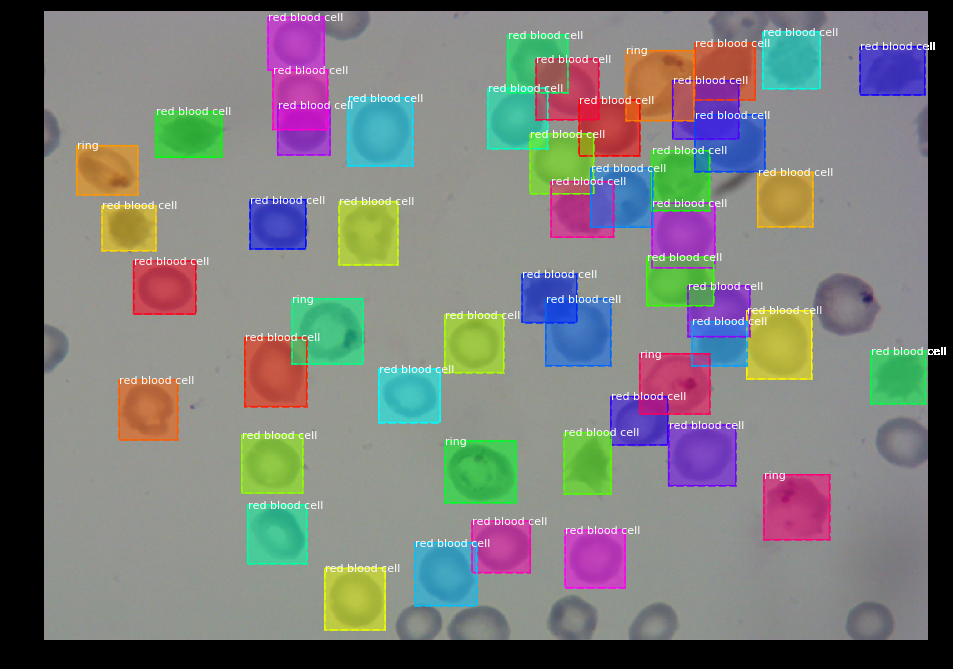
#> input picture rgb.png, 953 x 669 px
$ python 'Auto thresholding using color images.py'
#> lines starting #> are read from the running program, lines starting #| are printed output that depends on the picture; after the words box and inside, x2 and y2 are one past the last pixel; in counts of white or black regions, pixels touching at a corner belong together
# -*- coding: utf-8 -*-
"""
Created on Sun Mar 13 12:24:24 2022

@author: Hp
"""


import cv2
from matplotlib import pyplot as plt
import numpy as np
from skimage.filters import threshold_multiotsu
img = cv2.imread("rgb.png",0)
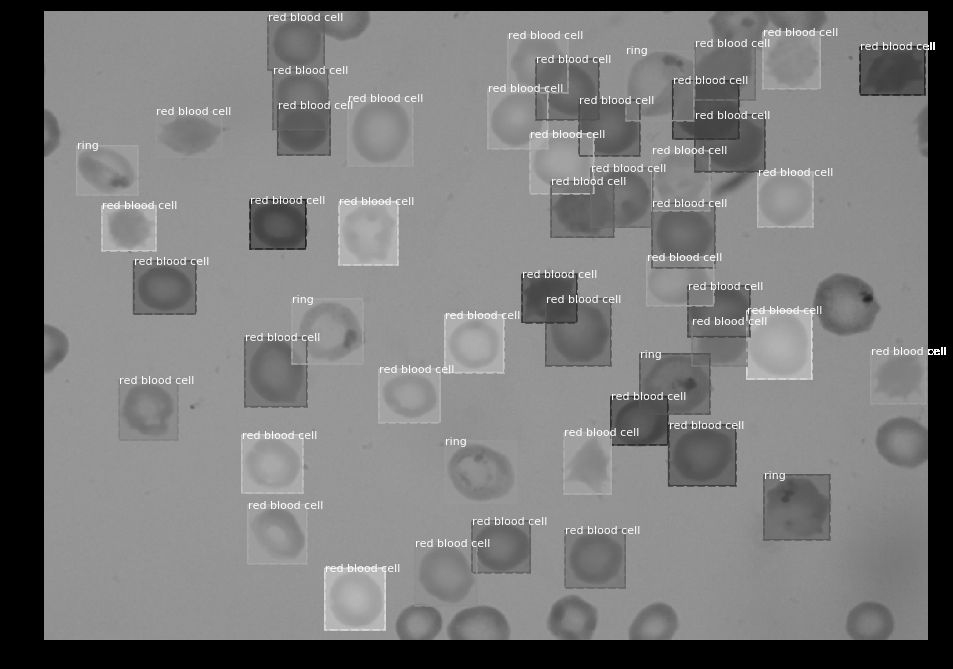
#> img: shape (669, 953); min 0, max 255, mean 122.3

#plt.imshow(img)
#plt.hist(img.flat , bins=100 , range=(0,255))
#plt.show()


#yeh area hum es liye select kr rhy hain ta k es main hum colors fill kr sakain

region1 = (img >=0 ) & (img <= 75)     #0-75 area hum ny apni marzi sy area select kiya graph ko dekhty howy phr us k bad region 1 main store kr diya
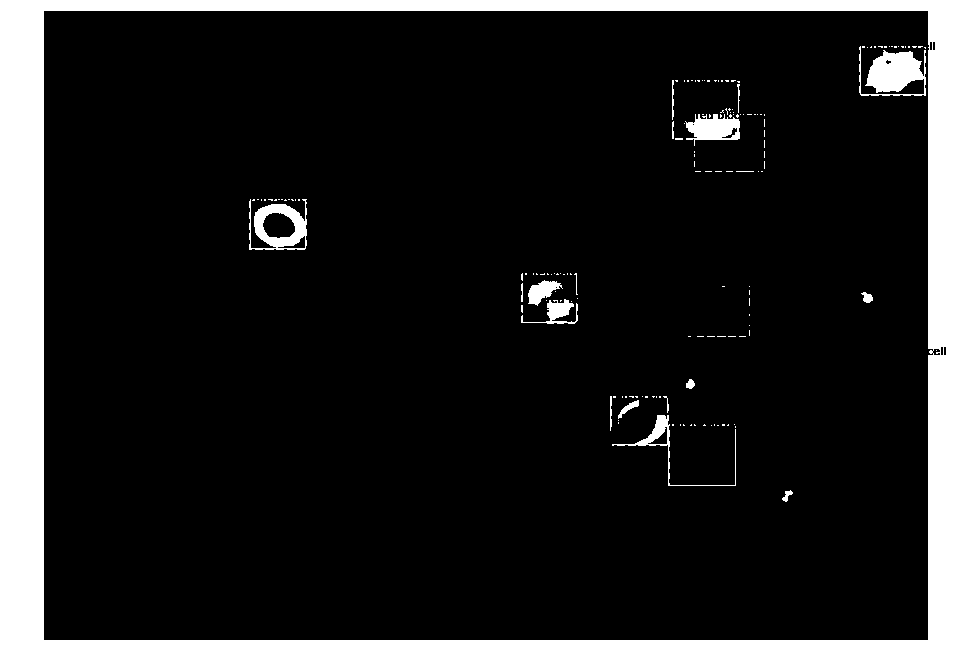
#> region1: shape (669, 953) bool; 13.9% white; 156 white regions (138 under 20 px), largest, box (x1, y1, x2, y2) and area: (0, 0, 953, 669) 81404, (859, 46, 926, 96) 1964, (249, 199, 307, 250) 1422
region2 = (img >75) & (img <= 140)    #76-140
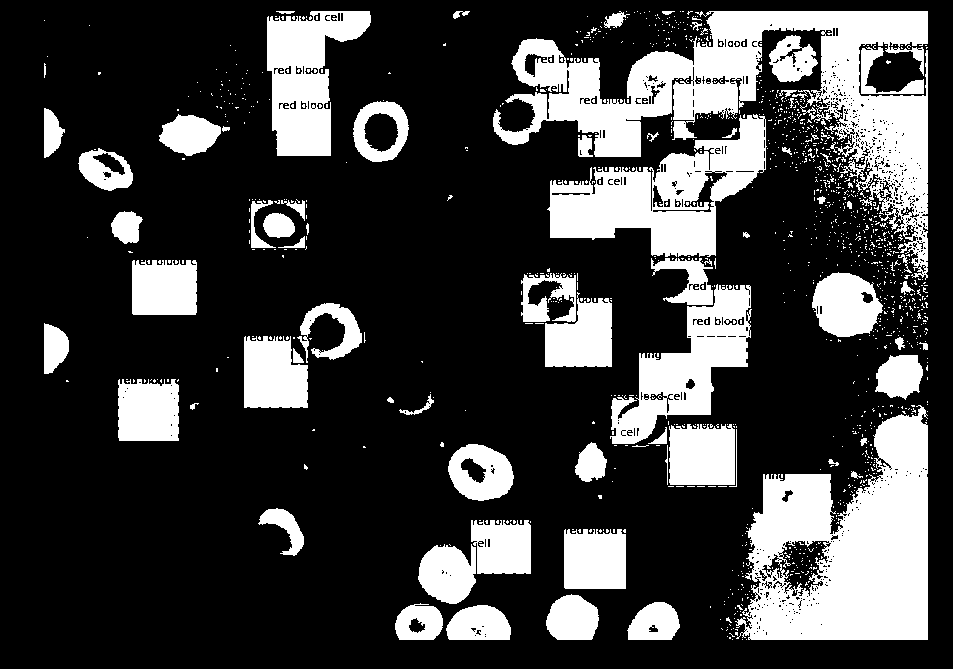
#> region2: shape (669, 953) bool; 24.8% white; 1292 white regions (1218 under 20 px), largest, box (x1, y1, x2, y2) and area: (493, 11, 928, 280) 33618, (735, 405, 928, 640) 28223, (547, 114, 767, 257) 14327
region3 = (img >140)&(img <=200)   #141-200
#> region3: shape (669, 953) bool; 60% white; 1153 black regions (1074 under 20 px), largest, box (x1, y1, x2, y2) and area: (0, 0, 953, 669) 206337, (521, 268, 614, 367) 6612, (418, 517, 533, 604) 5726
region4 = (img > 200)&(img <=255)    #201-255
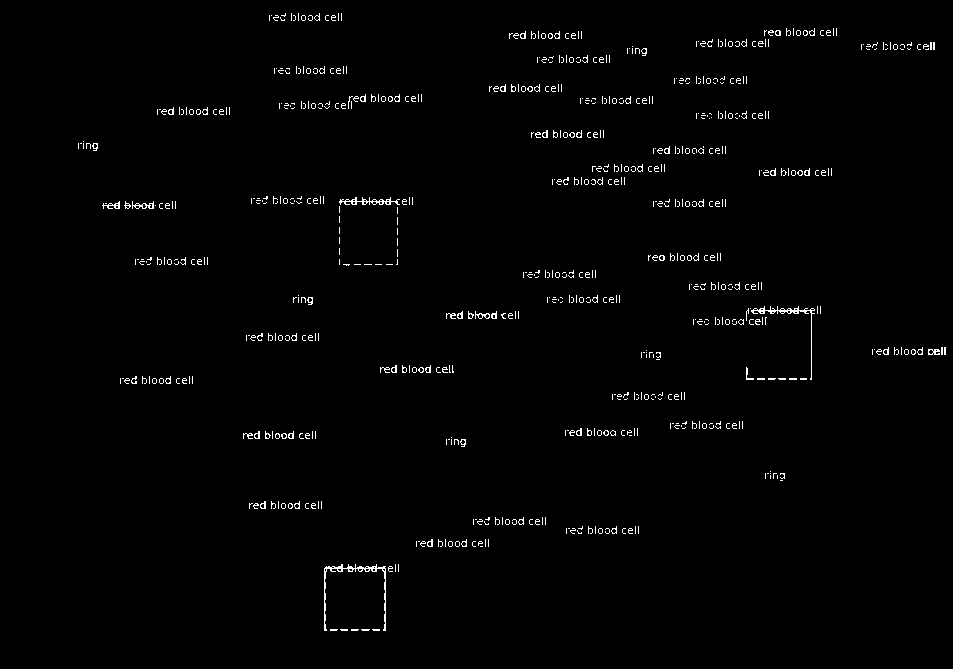
#> region4: shape (669, 953) bool; 1.3% white in thin lines or dots, all inside (x1, y1, x2, y2) = (78, 13, 946, 631)


region = np.zeros((img.shape[0] , img.shape[1] , 3))   #matrix ki sari values zero kr dain gy       #(669, 953 , 3) humm ny pehly areas wise values select kr k pictures sy variabls main store kr dii Q k hum ny us main colors fill krny thy phr us k es liye pehly hummy img ki sari values ko zero krna pry ga es liye hum ny shape ko zero kiya(0 , 0 , 0) yeh es trah zero ho jain gy x , y ,3 channels sub zero ho jay ga


region[region1] = (1,0,0)    #es main ny region1 main jo area select kiya howa tha us area main  jo region picture jo clean ki thi us main (1,0,0) ka matlab red color fill kr dain r, g, b
region[region2] = (0,1,0)     #es main ny region2 main jo area select kiya howa tha us area main  jo region picture jo clean ki thi us main (0,1,0) ka matlab green color fill kr dain r, g, b
region[region3] = (0,0,1)      #es main ny region3 main jo area select kiya howa tha us area main  jo region picture jo clean ki thi us main (0,0,1) ka matlab blue color fill kr dain r, g, b
region[region4] = (1,1,0)      #es main ny region1 main jo area select kiya howa tha us area main  jo region picture jo clean ki thi us main (1,1,0) ka matlab yellow color fill kr dain r, g, b

#plt.hist(region.flat , bins=100 , range=(0,255))

#plt.imshow(region)    #es main hum color change hoe picture ko show krain gy k jin different region main hum ny clean kr k area wise selection kr k colors fill kiye thy
plt.show()


#Auto Thresholding
# auto threholding ka matlab yeh ha k yeh area auto select kry ga phr agr hum khud area select krain gy to hum main masla ho sakta ha matlab k hum ny area sahi trah divide na kiya hoo lakin auto thresh holding main yeh nai hota
#auto thresholding k liye hum library threshold_multiotsu use krty hain


thresholds = threshold_multiotsu(img , classes = 4)               # classes=4 ka matlab k hum ny 1 img ko 4 hiso main divide kiya or threshold waly variable main store kr diya
#> thresholds = [51, 124, 178]
# IMP    " wesy to 1 line 51 main jo procedure how ha us sy hamari auto threshold complte to ho jati ha lain us k color achy nai hoty agr hum apni marzi sy colors fill krna chahty hain to phr neechay wala sara procedure kry hain means area select krty hain phr image ko clean krty hain phr select kiye area main colors fill krty hain wagera wagera......................


regionss = np.digitize(img , bins= thresholds)     #wo jo image ko 4 hison main divide kiya tha usko digitize wala np ka function use kr usko  0,1,2,3 ki form main regionss main store kr diya
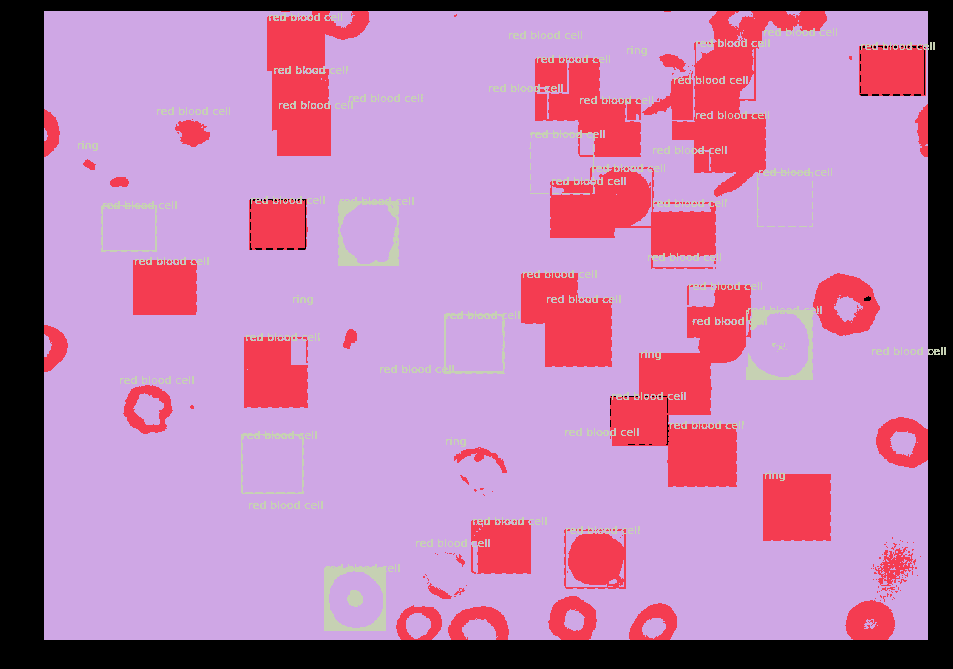
#> regionss: shape (669, 953) int64; 4 distinct labels, from 0 to 3; one colour per label, 0 black
#plt.imshow(regionss)


seg1 = (regionss == 0)         #jahan regionss == 0  hoga usko us area ko seg1 main store kr dy ga yeh wo area ha jo 4 classes banai thi matlab 4 hison main divide kiya tha
#> seg1: shape (669, 953) bool; 12.9% white; 71 white regions (66 under 20 px), largest, box (x1, y1, x2, y2) and area: (0, 0, 953, 669) 81404, (298, 199, 306, 250) 68, (924, 50, 925, 95) 45, (666, 415, 669, 445) 37, (864, 296, 871, 301) 26
seg2 = (regionss == 1)         #jahan regionss == 1  hoga usko us area ko seg1 main store kr dy ga yeh wo area ha jo 4 classes banai thi matlab 4 hison main divide kiya tha
#> seg2: shape (669, 953) bool; 14.7% white; 350 white regions (303 under 20 px), largest, box (x1, y1, x2, y2) and area: (610, 285, 751, 487) 13672, (672, 11, 827, 197) 10313, (267, 11, 370, 156) 8169
seg3 = (regionss == 2)          #jahan regionss == 2  hoga usko us area ko seg1 main store kr dy ga yeh wo area ha jo 4 classes banai thi matlab 4 hison main divide kiya tha
#> seg3: shape (669, 953) bool; 70.1% white; 309 black regions (212 under 20 px), largest, box (x1, y1, x2, y2) and area: (0, 0, 953, 669) 114268, (610, 273, 880, 487) 18949, (530, 55, 721, 269) 16025
seg4 = (regionss == 3)          #jahan regionss == 3  hoga usko us area ko seg1 main store kr dy ga yeh wo area ha jo 4 classes banai thi matlab 4 hison main divide kiya tha
#> seg4: shape (669, 953) bool; 2.3% white; 503 white regions (347 under 20 px), largest, box (x1, y1, x2, y2) and area: (324, 564, 387, 631) 1574, (746, 306, 816, 380) 1498, (338, 197, 401, 266) 1387

from scipy import ndimage as nd

seg1_opened = nd.binary_opening(seg1 , np.ones((3,3)))        #yeh binary opening ka function use kr k seg1 k area main 3*3 k matrix bana kr un saron ko 1 , 1 kr dy ga
#> seg1_opened: shape (669, 953) bool; 12.8% white; 2 white regions, box (x1, y1, x2, y2) and area: (0, 0, 953, 669) 81347, (864, 297, 871, 301) 25
seg1_closed = nd.binary_closing(seg1_opened , np.ones((3,3)))     #jo binary open kr k seg1_opened main store kiya tha usko close krna lazmi hota ha es liye es main hum usko closed krain gy
#> seg1_closed: shape (669, 953) bool; 12.3% white; 2 white regions, box (x1, y1, x2, y2) and area: (1, 1, 952, 668) 78107, (864, 297, 871, 301) 25

seg2_opened = nd.binary_opening(seg2 , np.ones((3,3)))            #yeh binary opening ka function use kr k seg1 k area main 3*# k matrix bana kr un saron ko 1 , 1 kr dy ga
#> seg2_opened: shape (669, 953) bool; 14% white; 70 white regions (26 under 20 px), largest, box (x1, y1, x2, y2) and area: (672, 11, 827, 196) 9488, (267, 11, 369, 156) 7960, (639, 285, 751, 415) 6770
seg2_closed = nd.binary_closing(seg2_opened , np.ones((3,3)))       #jo binary open kr k seg1_opened main store kiya tha usko close krna lazmi hota ha es liye es main hum usko closed krain gy
#> seg2_closed: shape (669, 953) bool; 14.1% white; 38 white regions (3 under 20 px), largest, box (x1, y1, x2, y2) and area: (610, 285, 751, 487) 13476, (644, 11, 827, 196) 11202, (267, 11, 369, 156) 8037

seg3_opened = nd.binary_opening(seg3 , np.ones((3,3)))
#> seg3_opened: shape (669, 953) bool; 69.1% white; 94 black regions (41 under 20 px), largest, box (x1, y1, x2, y2) and area: (0, 0, 953, 669) 134729, (587, 273, 880, 487) 19644, (435, 270, 621, 374) 7741
seg3_closed = nd.binary_closing(seg3_opened , np.ones((3,3)))
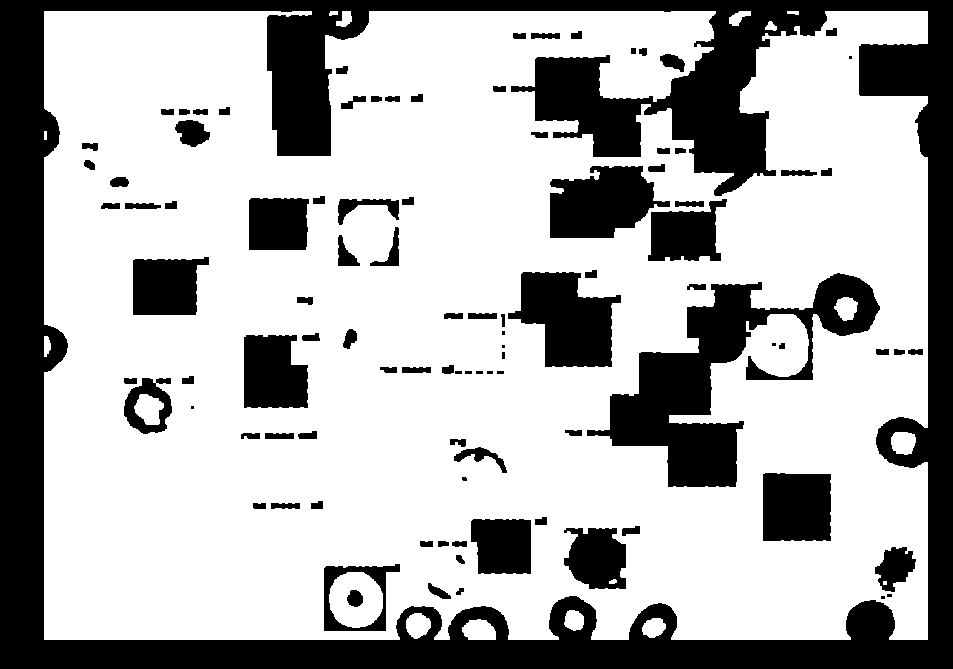
#> seg3_closed: shape (669, 953) bool; 69.6% white; 99 black regions (9 under 20 px), largest, box (x1, y1, x2, y2) and area: (0, 0, 953, 669) 123845, (587, 273, 880, 487) 19442, (508, 272, 621, 367) 6844

seg4_opened = nd.binary_opening(seg4 , np.ones((3,3)))
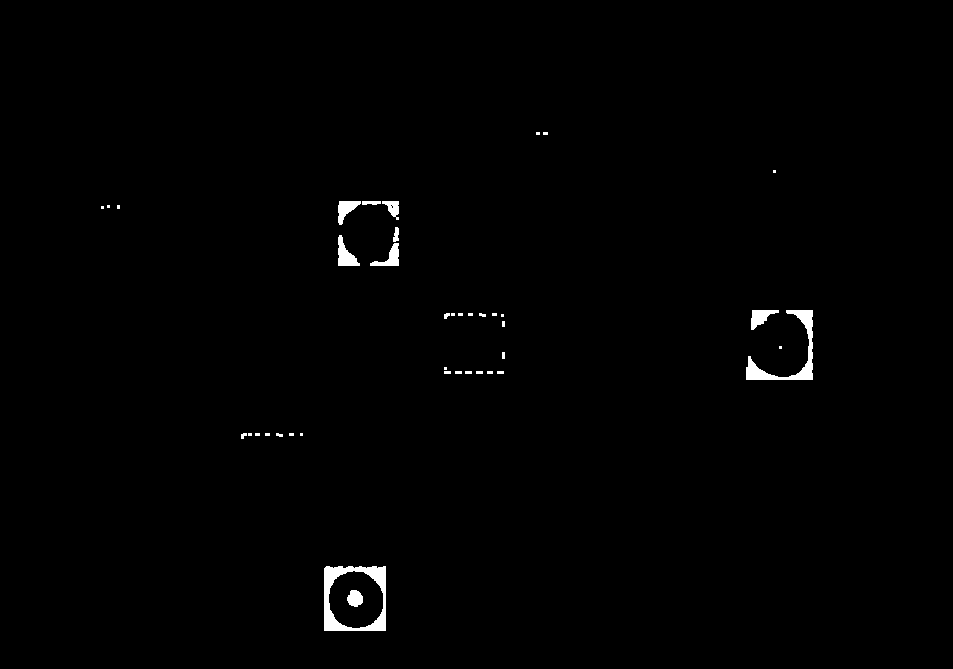
#> seg4_opened: shape (669, 953) bool; 0.76% white; 40 white regions (20 under 20 px), largest, box (x1, y1, x2, y2) and area: (324, 566, 386, 631) 1551, (746, 310, 813, 380) 1082, (338, 235, 360, 266) 349
seg4_closed = nd.binary_closing(seg4_opened , np.ones((3,3)))
#> seg4_closed: shape (669, 953) bool; 0.76% white; 34 white regions (17 under 20 px), largest, box (x1, y1, x2, y2) and area: (324, 566, 386, 631) 1557, (746, 310, 813, 380) 1082, (338, 201, 399, 225) 546


all_segment_cleaned = np.zeros((img.shape[0] , img.shape[1] , 3))      #matrix ki sari values zero kr dain gy       #(669, 953 , 3) humm ny pehly areas wise values select kr k pictures sy variabls main store kr dii Q k hum ny us main colors fill krny thy phr us k es liye pehly hummy img ki sari values ko zero krna pry ga es liye hum ny shape ko zero kiya(0 , 0 , 0) yeh es trah zero ho jain gy x , y ,3 channels sub zero ho jay ga

all_segment_cleaned[seg1_closed] = (1,0,0)        #es main ny seg1_closed main jo area select kiya howa tha us area main  jo region picture jo clean ki thi us main (1,0,0) ka matlab red color fill kr dain r, g, b
all_segment_cleaned[seg2_closed] = (0,1,0)        #es main ny seg2_closed main jo area select kiya howa tha us area main  jo region picture jo clean ki thi us main (1,0,0) ka matlab red color fill kr dain r, g, b
all_segment_cleaned[seg3_closed] = (0,0,1)        #es main ny seg3_closed main jo area select kiya howa tha us area main  jo region picture jo clean ki thi us main (1,0,0) ka matlab red color fill kr dain r, g, b
all_segment_cleaned[seg4_closed] = (1,1,0)        #es main ny seg4_closed main jo area select kiya howa tha us area main  jo region picture jo clean ki thi us main (1,0,0) ka matlab red color fill kr dain r, g, b


#plt.imshow(all_segment_cleaned)
#plt.imsave("new auto threshold image save.jpg",all_segment_cleaned)
